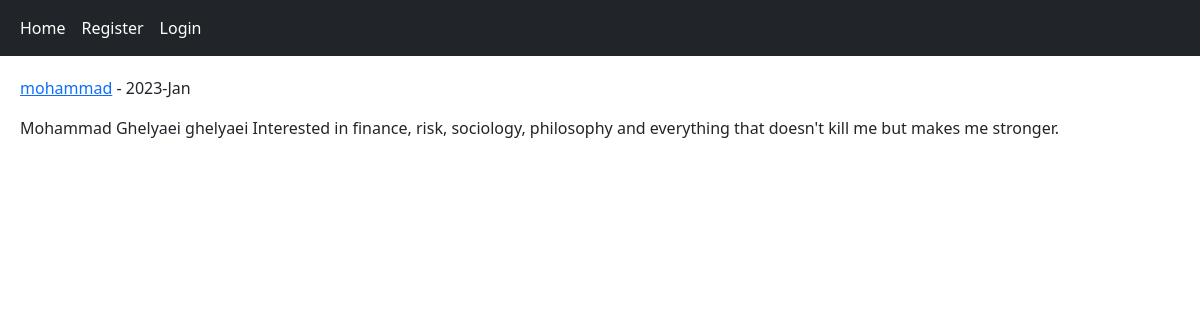
/post/2/mohammad-ghelyaei-ghelyaei-interested-in-finance-r, run on the app's committed database.
### home/models.py (models this page shows, shortened)
class Post(models.Model):
    user = models.ForeignKey(User, on_delete=models.CASCADE)
    body = models.TextField()
    slug = models.SlugField()
    created = models.DateTimeField(auto_now_add=True)
    updated = models.DateTimeField(auto_now=True)

### home/views.py (the view)
# urls.py: path('post/<int:post_id>/<slug:post_slug>', views.PostDetailView.as_view(), name='post_detail'),
class PostDetailView(View):
    def get(self, request, post_id, post_slug):
        post = Post.objects.get(pk=post_id, slug=post_slug)
        return render(request, 'home/detail.html', {'post':post})

### home/templates/home/detail.html (shortened to what this page needs)
{% extends 'base.html' %}
{% block content %}
    <p><a href="{% url 'account:user_profile' post.user.id %}">{{ post.user.username }}</a> - {{ post.updated|date:"Y-M" }}</p>
    <p>{{ post.body }}</p>
{% endblock %}

### data on the page
Post: user.username "mohammad", updated "2023-Jan", body "Mohammad Ghelyaei ghelyaei Interested in finance, risk, sociology, philosophy and everything that doesn't kill me but makes me stronger."
